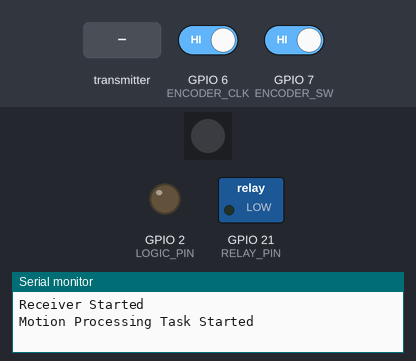
This program was run on a simulated ESP32-S3. On the bench: 1 RGB LEDs in strip order, left to right, switched loads named in the program (green lamp = pin HIGH), output pins drawn as LEDs (lit = HIGH), the last lines printed to the serial monitor. The inputs (shaded band) are chosen by the test bench; at power-on: GPIO 6 (ENCODER_CLK) HIGH, GPIO 7 (ENCODER_SW) HIGH. WiFi joins after 1.5 s; servers stay silent unless stated; EEPROM starts erased.

Above: at 1.2 s.
1.3 s: the transmitter starts sending packetId = 0
At 2.7 s:
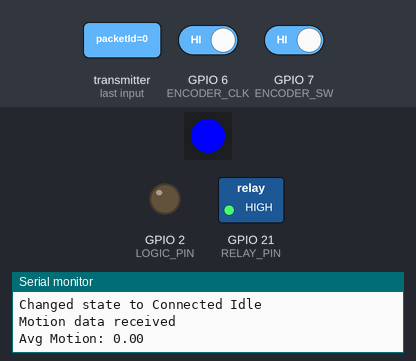
5.2 s: the transmitter starts sending accX = 25
At 6.6 s:
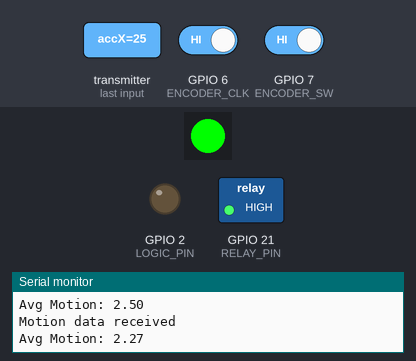
Timing chart, 0 to 37.5 s (numbered marks = the images above; inputs shaded):
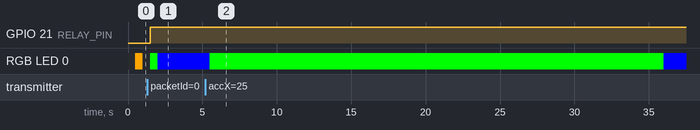

The program:

main.cpp
```cpp
#include <Arduino.h>

#include "app_state.h"
#include "control.h"
#include "tasks.h"

void setup() {
  Serial.begin(115200);
  Serial.println("Receiver Started");

  preferences.begin("encoder", true);
  const float savedPosition = preferences.getFloat("position", 0.0F);
  preferences.end();
  encoderPosition = static_cast<int>(savedPosition);

  setupHardware();
  setupWiFiESPNow();
  setupRTOS();
}

void loop() {
  // All logic is handled by FreeRTOS tasks.
  vTaskDelete(nullptr);
}
```

app_state.h
```cpp
#pragma once

#include <Adafruit_NeoPixel.h>
#include <Preferences.h>
#include <freertos/FreeRTOS.h>
#include <freertos/queue.h>
#include <freertos/semphr.h>
#include <freertos/task.h>

#include "app_config.h"

extern TaskHandle_t commTaskHandle;
extern TaskHandle_t motionTaskHandle;
extern TaskHandle_t ledTaskHandle;
extern TaskHandle_t encoderTaskHandle;
extern TaskHandle_t stateTaskHandle;

extern QueueHandle_t motionQueue;
extern SemaphoreHandle_t stateMutex;
extern SemaphoreHandle_t dataMutex;

extern volatile SystemState currentSystemState;
extern volatile LEDState currentLEDState;
extern unsigned long lastPacketTime;
extern unsigned long lastMotionTime;
extern bool overrideEngaged;

extern MotionPacket currentData;
extern MotionPacket lastData;

extern float motionValues[QUEUE_SIZE];
extern int motionIndex;
extern bool motionBufferFull;

extern volatile int encoderPosition;
extern int lastClkState;

extern Adafruit_NeoPixel led;
extern Preferences preferences;

extern const LEDMode LED_STATES[];
```

control.h
```cpp
#pragma once

#include "app_config.h"

void setupHardware();
void setupWiFiESPNow();
void controlRelay(bool state);
void setLEDState(LEDState newState);
float timeFromPosition(float x);
void savePosition(float x);
```

motion_utils.h
```cpp
#pragma once

#include "app_config.h"

float calculateMotionDelta(const MotionPacket &current, const MotionPacket &previous);
void updateMotionBuffer(float value);
float computeMovingAverage();
```

tasks.h
```cpp
#pragma once

#include <esp_now.h>

void setupRTOS();

void communicationTask(void *pvParameters);
void motionProcessingTask(void *pvParameters);
void ledControlTask(void *pvParameters);
void encoderTask(void *pvParameters);
void stateMachineTask(void *pvParameters);

void onDataReceived(const esp_now_recv_info_t *info, const uint8_t *data, int len);
```

app_state.cpp
```cpp
#include "app_state.h"

TaskHandle_t commTaskHandle = nullptr;
TaskHandle_t motionTaskHandle = nullptr;
TaskHandle_t ledTaskHandle = nullptr;
TaskHandle_t encoderTaskHandle = nullptr;
TaskHandle_t stateTaskHandle = nullptr;

QueueHandle_t motionQueue = nullptr;
SemaphoreHandle_t stateMutex = nullptr;
SemaphoreHandle_t dataMutex = nullptr;

volatile SystemState currentSystemState = STATE_SEARCHING;
volatile LEDState currentLEDState = LED_BLINK_ORANGE;
unsigned long lastPacketTime = 0;
unsigned long lastMotionTime = 0;
bool overrideEngaged = false;

MotionPacket currentData = {0};
MotionPacket lastData = {0};

float motionValues[QUEUE_SIZE] = {0.0F};
int motionIndex = 0;
bool motionBufferFull = false;

volatile int encoderPosition = 0;
int lastClkState = 0;

Adafruit_NeoPixel led(NUM_PIXELS, LED_PIN, NEO_GRB + NEO_KHZ800);
Preferences preferences;

const LEDMode LED_STATES[] = {
    {0, 0, 0, false, false, 0},
    {255, 0, 0, false, false, 0},
    {0, 255, 0, false, false, 0},
    {0, 0, 255, false, false, 0},
    {255, 255, 0, true, false, 500},
    {230, 230, 250, false, true, 20},
    {255, 255, 255, false, false, 0},
    {255, 165, 0, true, false, 500},
};
```

control.cpp
```cpp
#include "control.h"

#include <WiFi.h>
#include <esp_now.h>

#include "app_state.h"

void setupHardware() {
  pinMode(RELAY_PIN, OUTPUT);
  digitalWrite(RELAY_PIN, LOW);
  pinMode(LOGIC_PIN, OUTPUT);
  digitalWrite(LOGIC_PIN, LOW);

  pinMode(ENCODER_CLK, INPUT);
  pinMode(ENCODER_DT, INPUT);
  pinMode(ENCODER_SW, INPUT_PULLUP);

  lastClkState = digitalRead(ENCODER_CLK);

  led.begin();
  led.setBrightness(255);
  led.show();
}

void setupWiFiESPNow() {
  WiFi.mode(WIFI_STA);
  if (esp_now_init() != ESP_OK) {
    Serial.println("ESP-NOW Init Failed");
    while (true) {
      delay(10);
    }
  }
}

void controlRelay(bool state) {
  digitalWrite(RELAY_PIN, state ? HIGH : LOW);
  Serial.print("Relay: ");
  Serial.println(state ? "ON" : "OFF");
}

void setLEDState(LEDState newState) {
  currentLEDState = newState;
}

float timeFromPosition(float x) {
  float result = 5.02779728e-08F;
  result = result * x - 2.86249445e-06F;
  result = result * x + 3.71093147e-05F;
  result = result * x + 8.20085287e-04F;
  result = result * x - 2.92747043e-02F;
  result = result * x + 3.28756698e-01F;
  result = result * x - 1.50065290e+00F;
  result = result * x + 2.92676443e+00F;
  result = result * x + 1.00000000e+00F;
  return result;
}

void savePosition(float x) {
  preferences.begin("encoder", false);
  preferences.putFloat("position", x);
  preferences.end();
}
```

motion_utils.cpp
```cpp
#include "motion_utils.h"

#include <math.h>

#include "app_state.h"

float calculateMotionDelta(const MotionPacket &current, const MotionPacket &previous) {
  const float dx = current.accX - previous.accX;
  const float dy = current.accY - previous.accY;
  const float dz = current.accZ - previous.accZ;
  return sqrtf(dx * dx + dy * dy + dz * dz);
}

void updateMotionBuffer(float value) {
  xSemaphoreTake(dataMutex, portMAX_DELAY);
  motionValues[motionIndex] = value;
  motionIndex = (motionIndex + 1) % QUEUE_SIZE;
  if (motionIndex == 0) {
    motionBufferFull = true;
  }
  xSemaphoreGive(dataMutex);
}

float computeMovingAverage() {
  xSemaphoreTake(dataMutex, portMAX_DELAY);
  const int count = motionBufferFull ? QUEUE_SIZE : motionIndex;
  float sum = 0.0F;
  for (int i = 0; i < count; i++) {
    sum += motionValues[i];
  }
  xSemaphoreGive(dataMutex);
  return count > 0 ? (sum / static_cast<float>(count)) : 0.0F;
}
```

tasks.cpp
```cpp
#include "tasks.h"

#include <esp_now.h>

#include "app_config.h"
#include "app_state.h"
#include "control.h"
#include "motion_utils.h"

void setupRTOS() {
  stateMutex = xSemaphoreCreateMutex();
  dataMutex = xSemaphoreCreateMutex();

  motionQueue = xQueueCreate(10, sizeof(MotionPacket));

  xTaskCreatePinnedToCore(
      communicationTask,
      "Comm Task",
      4096,
      nullptr,
      4,
      &commTaskHandle,
      0);

  xTaskCreatePinnedToCore(
      motionProcessingTask,
      "Motion Task",
      4096,
      nullptr,
      3,
      &motionTaskHandle,
      0);

  xTaskCreatePinnedToCore(
      stateMachineTask,
      "State Task",
      4096,
      nullptr,
      2,
      &stateTaskHandle,
      0);

  xTaskCreatePinnedToCore(
      ledControlTask,
      "LED Task",
      2048,
      nullptr,
      1,
      &ledTaskHandle,
      1);

  xTaskCreatePinnedToCore(
      encoderTask,
      "Encoder Task",
      2048,
      nullptr,
      1,
      &encoderTaskHandle,
      1);
}

void onDataReceived(const esp_now_recv_info_t *info, const uint8_t *data, int len) {
  (void)info;
  if (len == static_cast<int>(sizeof(MotionPacket))) {
    MotionPacket packet;
    memcpy(&packet, data, sizeof(packet));

    BaseType_t xHigherPriorityTaskWoken = pdFALSE;
    xQueueSendFromISR(motionQueue, &packet, &xHigherPriorityTaskWoken);

    if (xHigherPriorityTaskWoken) {
      portYIELD_FROM_ISR();
    }
  }
}

void communicationTask(void *pvParameters) {
  (void)pvParameters;
  esp_now_register_recv_cb(onDataReceived);

  for (;;) {
    vTaskDelay(pdMS_TO_TICKS(1000));
  }
}

void motionProcessingTask(void *pvParameters) {
  (void)pvParameters;
  MotionPacket packet;
  Serial.println("Motion Processing Task Started");

  for (;;) {
    if (xQueueReceive(motionQueue, &packet, pdMS_TO_TICKS(100))) {
      Serial.println("Motion data received");

      xSemaphoreTake(stateMutex, portMAX_DELAY);
      lastPacketTime = millis();
      xSemaphoreGive(stateMutex);

      const float motion = calculateMotionDelta(packet, lastData);
      lastData = packet;

      updateMotionBuffer(motion);

      const float avgMotion = computeMovingAverage();
      Serial.print("Avg Motion: ");
      Serial.println(avgMotion);

      if (avgMotion > MOTION_THRESHOLD) {
        xSemaphoreTake(stateMutex, portMAX_DELAY);
        lastMotionTime = millis();
        xSemaphoreGive(stateMutex);
      }
    }

    vTaskDelay(1);
  }
}

void stateMachineTask(void *pvParameters) {
  (void)pvParameters;
  const TickType_t stateCheckInterval = pdMS_TO_TICKS(500);

  for (;;) {
    const unsigned long now = millis();
    const bool timeout = (now - lastPacketTime) > SEARCH_TIMEOUT;
    const bool motionTimeout = (now - lastMotionTime) > 1000;
    const bool idleTimeout = (now - lastMotionTime) > (timeFromPosition(encoderPosition) * 60000);
    xSemaphoreTake(stateMutex, portMAX_DELAY);

    switch (currentSystemState) {
      case STATE_SEARCHING:
        if (lastPacketTime > 0 && !timeout) {
          currentSystemState = STATE_CONNECTED;
          Serial.println("Changed state to Connected");
          controlRelay(true);
        } else if (overrideEngaged) {
          currentSystemState = STATE_OVERRIDE;
          Serial.println("Changed state to Override");
          controlRelay(true);
        }
        break;

      case STATE_CONNECTED:
        if (motionTimeout) {
          currentSystemState = STATE_CONNECTED_IDLE;
          Serial.println("Changed state to Connected Idle");
        } else if (overrideEngaged) {
          currentSystemState = STATE_OVERRIDE;
          Serial.println("Changed state to Override");
        } else if (timeout) {
          currentSystemState = STATE_SEARCHING;
          Serial.println("Changed state to Searching");
          controlRelay(false);
        }
        break;

      case STATE_CONNECTED_IDLE:
        if (!motionTimeout) {
          currentSystemState = STATE_CONNECTED;
          Serial.println("Changed state to Connected");
        } else if (idleTimeout) {
          currentSystemState = STATE_POWER_OFF;
          Serial.println("Changed state to Power Off");
          controlRelay(false);
        } else if (overrideEngaged) {
          currentSystemState = STATE_OVERRIDE;
          Serial.println("Changed state to Override");
          controlRelay(true);
        } else if (timeout) {
          currentSystemState = STATE_SEARCHING;
          Serial.println("Changed state to Searching");
          controlRelay(false);
        }
        break;

      case STATE_POWER_OFF:
        if (lastPacketTime > 0 && !timeout) {
          if (!motionTimeout) {
            currentSystemState = STATE_CONNECTED;
            Serial.println("Changed state to Connected");
            controlRelay(true);
          } else if (overrideEngaged) {
            currentSystemState = STATE_OVERRIDE;
            Serial.println("Changed state to Override");
            controlRelay(true);
          }
        } else if (timeout) {
          currentSystemState = STATE_SEARCHING;
          Serial.println("Changed state to Searching");
          controlRelay(false);
        }
        break;

      case STATE_OVERRIDE:
        if (!overrideEngaged) {
          if (lastPacketTime > 0) {
            currentSystemState = STATE_CONNECTED;
            Serial.println("Changed state to Connected");
          } else {
            currentSystemState = STATE_SEARCHING;
            Serial.println("Changed state to Searching");
            controlRelay(false);
          }
        }
        break;
    }

    switch (currentSystemState) {
      case STATE_SEARCHING:
        setLEDState(LED_BLINK_ORANGE);
        break;
      case STATE_CONNECTED:
        setLEDState(LED_SOLID_GREEN);
        break;
      case STATE_CONNECTED_IDLE:
        setLEDState(LED_SOLID_BLUE);
        break;
      case STATE_POWER_OFF:
        setLEDState(LED_SOLID_WHITE);
        break;
      case STATE_OVERRIDE:
        setLEDState(LED_SOLID_RED);
        break;
      default:
        setLEDState(LED_OFF);
        break;
    }

    xSemaphoreGive(stateMutex);
    vTaskDelay(stateCheckInterval);
  }
}

void ledControlTask(void *pvParameters) {
  (void)pvParameters;
  unsigned long lastUpdate = 0;
  bool isOn = false;
  uint8_t fadeBrightness = 0;
  int fadeDir = 5;

  for (;;) {
    const LEDMode &mode = LED_STATES[currentLEDState];
    const unsigned long now = millis();

    if (mode.blink) {
      if (now - lastUpdate >= mode.interval) {
        lastUpdate = now;
        isOn = !isOn;
        led.setPixelColor(0, isOn ? led.Color(mode.r, mode.g, mode.b) : 0);
        led.show();
      }
    } else if (mode.fade) {
      if (now - lastUpdate >= mode.interval) {
        lastUpdate = now;
        fadeBrightness = static_cast<uint8_t>(fadeBrightness + fadeDir);
        if (fadeBrightness <= 0 || fadeBrightness >= 255) {
          fadeDir *= -1;
        }
        led.setBrightness(fadeBrightness);
        led.setPixelColor(0, led.Color(mode.r, mode.g, mode.b));
        led.show();
      }
    } else {
      led.setBrightness(255);
      led.setPixelColor(0, led.Color(mode.r, mode.g, mode.b));
      led.show();
    }

    vTaskDelay(pdMS_TO_TICKS(10));
  }
}

void encoderTask(void *pvParameters) {
  (void)pvParameters;
  unsigned long buttonPressStart = 0;
  bool buttonActive = false;

  int stepCounter = 0;
  int aState;
  int aLastState = digitalRead(ENCODER_CLK);

  for (;;) {
    aState = digitalRead(ENCODER_CLK);

    if (aState != aLastState) {
      if (digitalRead(ENCODER_DT) != aState) {
        stepCounter++;
      } else {
        stepCounter--;
      }

      if (stepCounter >= 1) {
        encoderPosition = (encoderPosition + 1) % 24;
        stepCounter = 0;
        savePosition(encoderPosition);
        Serial.print("Current Position: ");
        Serial.println(encoderPosition);
        Serial.print("Current Timeout: ");
        Serial.println(timeFromPosition(encoderPosition));
      } else if (stepCounter <= -1) {
        encoderPosition = (encoderPosition + 23) % 24;
        stepCounter = 0;
        savePosition(encoderPosition);
        Serial.print("Current Position: ");
        Serial.println(encoderPosition);
        Serial.print("Current Timeout: ");
        Serial.println(timeFromPosition(encoderPosition));
      }
    }

    aLastState = aState;

    if (digitalRead(ENCODER_SW) == LOW) {
      if (!buttonActive) {
        buttonActive = true;
        buttonPressStart = millis();
      } else if (millis() - buttonPressStart > OVERRIDE_HOLD_TIME) {
        xSemaphoreTake(stateMutex, portMAX_DELAY);
        overrideEngaged = !overrideEngaged;
        Serial.print("Override ");
        Serial.println(overrideEngaged ? "ENGAGED" : "DISENGAGED");
        xSemaphoreGive(stateMutex);
        buttonActive = false;
      }
    } else {
      buttonActive = false;
    }

    vTaskDelay(pdMS_TO_TICKS(1));
  }
}
```

app_config.h
```cpp
#pragma once

#include <Arduino.h>

// ---------------- CONFIG ----------------
constexpr int RELAY_PIN = 21;          // Relay module pin
constexpr int ENCODER_CLK = 6;         // Encoder Channel A
constexpr int ENCODER_DT = 5;          // Encoder Channel B
constexpr int ENCODER_SW = 7;          // Encoder push button
constexpr int LED_PIN = 4;             // RGB LED data pin
constexpr int LOGIC_PIN = 2;           // Logic pin for relay control
constexpr int NUM_PIXELS = 1;          // Single RGB LED
constexpr float MOTION_THRESHOLD = 0.1F;
constexpr int QUEUE_SIZE = 60;         // Moving average window
constexpr uint32_t SEARCH_TIMEOUT = 10000;      // 10 seconds
constexpr uint32_t OVERRIDE_HOLD_TIME = 5000;   // 5 seconds

// ----------- SYSTEM STATES -----------
enum SystemState {
  STATE_SEARCHING,
  STATE_CONNECTED,
  STATE_CONNECTED_IDLE,
  STATE_POWER_OFF,
  STATE_OVERRIDE
};

// ----------- LED STATE DEFINITIONS -----------
enum LEDState {
  LED_OFF = 0,
  LED_SOLID_RED,
  LED_SOLID_GREEN,
  LED_SOLID_BLUE,
  LED_BLINK_YELLOW,
  LED_FADE_LAVENDER,
  LED_SOLID_WHITE,
  LED_BLINK_ORANGE
};

// ----------- State config -----------
struct LEDMode {
  uint8_t r;
  uint8_t g;
  uint8_t b;
  bool blink;
  bool fade;
  uint16_t interval;
};

// ----------- Motion packet -----------
struct MotionPacket {
  uint32_t packetId;
  float accX;
  float accY;
  float accZ;
  float gyroX;
  float gyroY;
  float gyroZ;
  float temperature;
};
```

Measured:
- after the input at 1.3 s, GPIO 21 (RELAY_PIN): LOW → HIGH after 0.20 s
- after the input at 5.2 s, RGB LED 0: RGB(0, 0, 255) → RGB(0, 255, 0) after 0.30 s, → RGB(0, 0, 255) 30.5 s later
